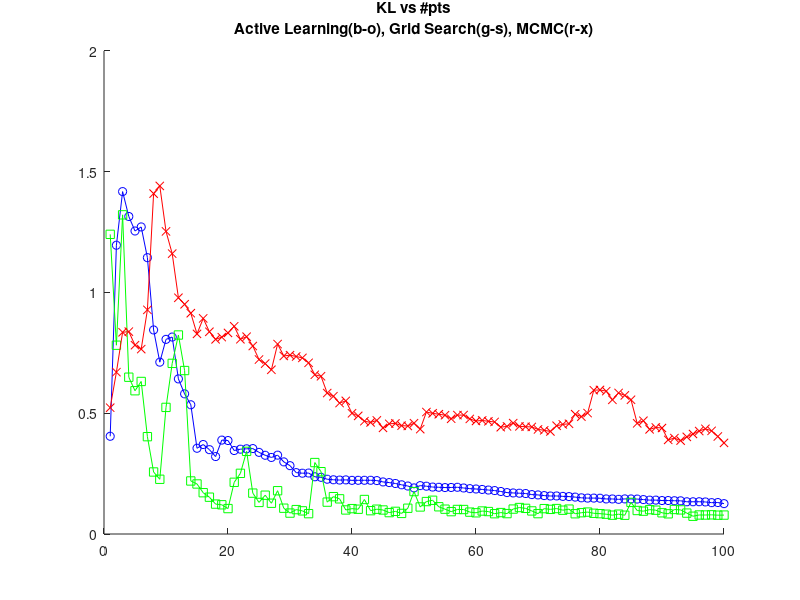
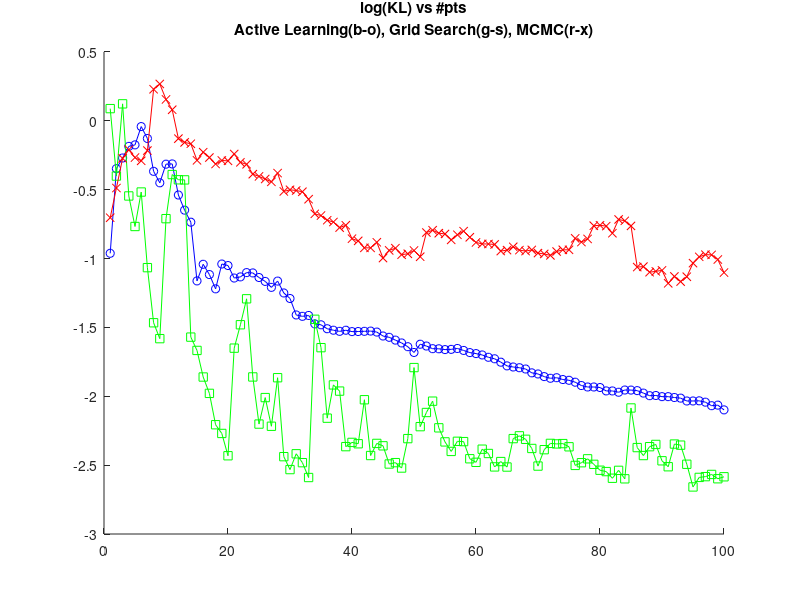
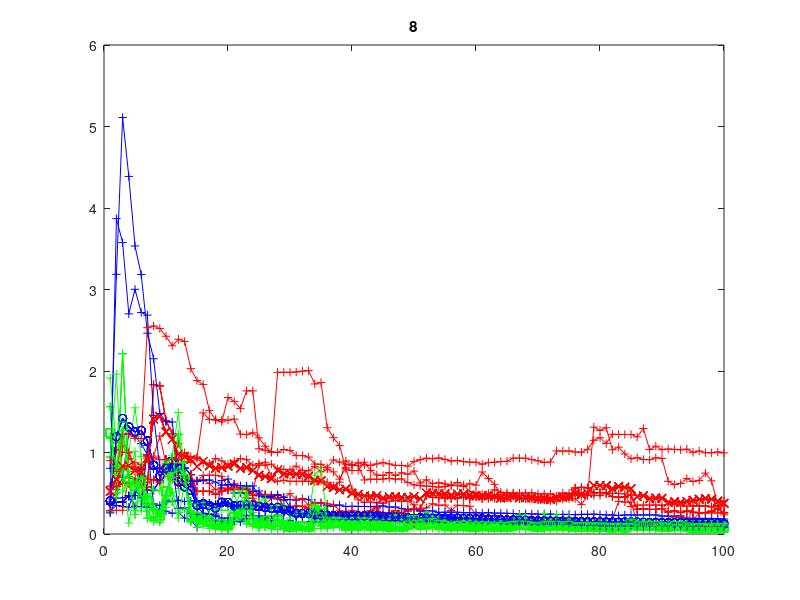
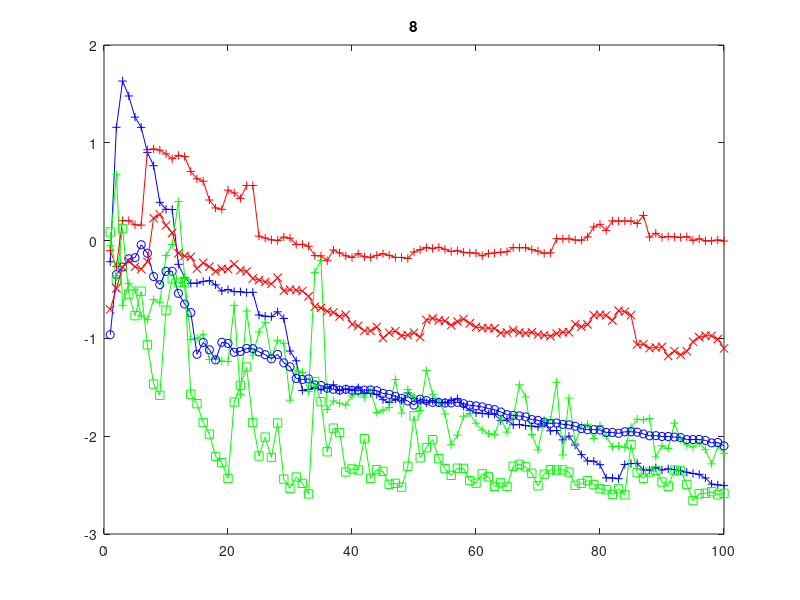

The MATLAB script that drew these images, in order:
PLOT_ERROR_BARS = 0;

load results_2d 
num_pts = size(res_al, 2);
q = size(res_al, 1),

al = res_al(1:q, 1:num_pts);
bf = res_bf(1:q, 1:num_pts);
mc = res_mcmc(1:q, 1:num_pts);

pkm = @(x, s) plot(mean(x,1), s); 
plm = @(x, s) pkm(log(x), s); 
peb = @(x, col) errorbar(1:num_pts, mean(log(x)), std(log(x)), 'Color', col);

% sort the results and remove outliers
start_idx = 1; %floor(q*.25);
end_idx = q; %ceil(q*.75);
alm = sort(al); alm = alm(start_idx:end_idx, :); 
bfm = sort(bf); bfm = bfm(start_idx:end_idx, :); 
mcm = sort(mc); mcm = mcm(start_idx:end_idx, :); 

figure; hold on,
pkm(alm, 'b-o');
pkm(bfm, 'g-s');
pkm(mcm, 'r-x');
title({'KL vs #pts', 'Active Learning(b-o), Grid Search(g-s), MCMC(r-x)'});

figure; hold on,
plm(alm, 'b-o');
plm(bfm, 'g-s');
plm(mcm, 'r-x');
if PLOT_ERROR_BARS
  peb(alm, 'b');
  peb(bfm, 'g');
  peb(mcm, 'r');
end
title({'log(KL) vs #pts', 'Active Learning(b-o), Grid Search(g-s), MCMC(r-x)'});
 
fkl = figure;
fkll = figure;

for i = 1:q

  a = al(i,:);
  b = bf(i,:);
  c = mc(i,:);

  title_str = sprintf('%d',i);
  figure(fkl);
  pkm(a, 'b-+'); hold on,
  pkm(b, 'g-+');
  pkm(c, 'r-+');
  pkm(al, 'b-o');
  pkm(bf, 'g-s');
  pkm(mc, 'r-x');
  title(title_str);

  figure(fkll);
  plm(a, 'b-+'); hold on,
  plm(b, 'g-+');
  plm(c, 'r-+');
  plm(al, 'b-o');
  plm(bf, 'g-s');
  plm(mc, 'r-x'); hold off,
  title(title_str);

  pause,
end
